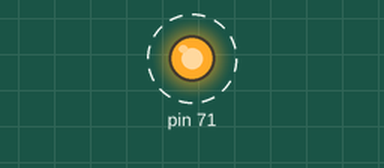
Recording of a sketch running on a simulated Arduino Mega 2560, built for the host (arithmetic inside an expression is 32-bit, double 64-bit). Parts: output pins drawn as LEDs (lit = HIGH). Dashed ring = blinking. What the sketch prints to the serial monitor is not drawn.

Above: at 0.5 s.
Timing chart, 0 to 4.6 s (numbered marks = the images above):
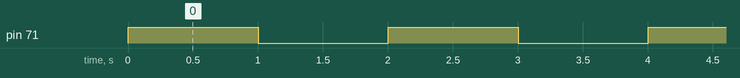

Measured:
- by itself, pin 71: alternates HIGH for 1.0 s and LOW for 1.0 s

The sketch:

sokkel_testing.ino
```cpp
#include "mcp.h"
#include <Wire.h>

// PINS
#define SDA_PIN 21
#define SCL_PIN 22

MCP* mcp;
TwoWire I2Cobj = TwoWire(0);

void setup() {
  Serial.begin(115200);
  while (!Serial) {
    delay(5);
  }
  Serial.println("Serial setup.");

  I2Cobj.begin(SDA_PIN, SCL_PIN);
  mcp = new MCP();

  mcp->setup(I2Cobj);
}

void loop() {
  mcp->loopLED();
}
```

mcp.cpp
```cpp
#include "MCP.h"

// GPIO expander board
Adafruit_MCP23X17 mcp_lib;

void MCP::setup(TwoWire& i2c){
    if(!mcp_lib.begin_I2C(0x20, &i2c)){
    Serial.println("[ERROR] - MCP I2C connection failed for status_leds");
    }
    mcp_lib.pinMode(7, OUTPUT);
    mcp_lib.digitalWrite(7, LOW);
    Serial.println("Setup MCP!");
}

void MCP::loopLED(){
  mcp_lib.digitalWrite(7, HIGH);
  delay(1000);
  mcp_lib.digitalWrite(7, LOW);
  delay(1000);
}
```

mcp.h
```cpp
#ifndef MCP_h
#define MCP_h

#include "Arduino.h"
#include <Wire.h>
#include <Adafruit_MCP23X17.h>

class MCP{
    private:
    public:
      void setup(TwoWire& i2c);
      void loopLED();
};
#endif
```
